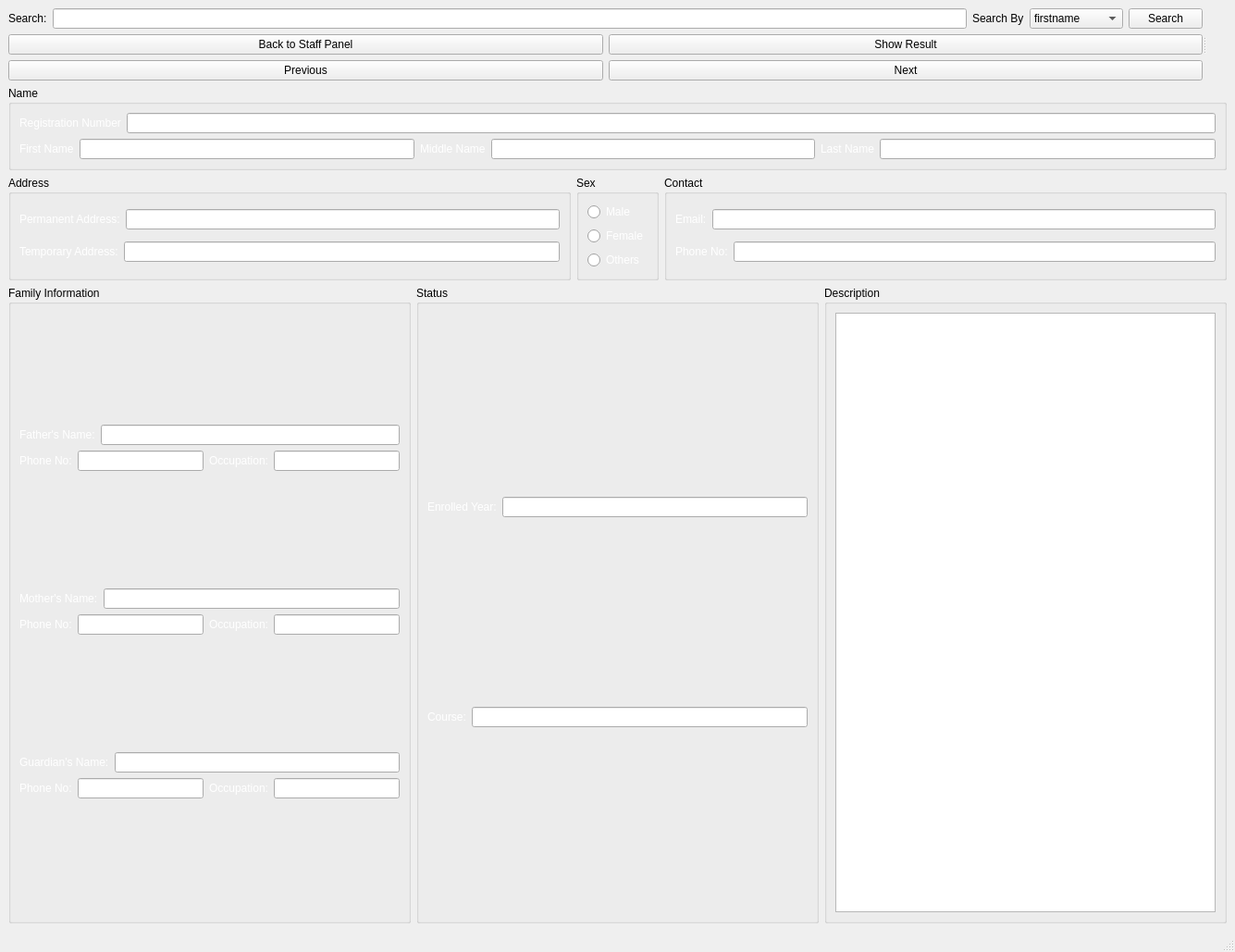
<?xml version="1.0" encoding="UTF-8"?>
<ui version="4.0">
 <class>viewstdrecord</class>
 <widget class="QMainWindow" name="viewstdrecord">
  <property name="geometry">
   <rect>
    <x>0</x>
    <y>0</y>
    <width>1335</width>
    <height>1029</height>
   </rect>
  </property>
  <property name="windowTitle">
   <string>View Student Record</string>
  </property>
  <property name="windowIcon">
   <iconset resource="resources.qrc">
    <normaloff>:/new/images/icons/logoicon.ico</normaloff>:/new/images/icons/logoicon.ico</iconset>
  </property>
  <property name="styleSheet">
   <string notr="true">#centralwidget {
background-image: url(:/new/images/Images/a72082c00f056ac229e10ffcbdac9059.jpg);
}</string>
  </property>
  <widget class="QWidget" name="centralwidget">
   <layout class="QVBoxLayout" name="verticalLayout_15">
    <item>
     <widget class="QSplitter" name="splitter">
      <property name="orientation">
       <enum>Qt::Horizontal</enum>
      </property>
      <widget class="QWidget" name="">
       <layout class="QVBoxLayout" name="verticalLayout_13">
        <item>
         <layout class="QHBoxLayout" name="horizontalLayout">
          <item>
           <widget class="QLabel" name="label_18">
            <property name="toolTip">
             <string>&lt;html&gt;&lt;head/&gt;&lt;body&gt;&lt;p&gt;Search for Student&lt;/p&gt;&lt;/body&gt;&lt;/html&gt;</string>
            </property>
            <property name="styleSheet">
             <string notr="true">font: 75 12pt &quot;MS Shell Dlg 2&quot;;</string>
            </property>
            <property name="text">
             <string>Search:</string>
            </property>
           </widget>
          </item>
          <item>
           <widget class="QLineEdit" name="searchBox">
            <property name="styleSheet">
             <string notr="true">font: 10pt &quot;MS Shell Dlg 2&quot;;</string>
            </property>
           </widget>
          </item>
          <item>
           <widget class="QLabel" name="label_19">
            <property name="toolTip">
             <string>&lt;html&gt;&lt;head/&gt;&lt;body&gt;&lt;p&gt;Sort List&lt;/p&gt;&lt;/body&gt;&lt;/html&gt;</string>
            </property>
            <property name="styleSheet">
             <string notr="true">font: 75 12pt &quot;MS Shell Dlg 2&quot;;</string>
            </property>
            <property name="text">
             <string>Search By</string>
            </property>
           </widget>
          </item>
          <item>
           <widget class="QComboBox" name="sortBy">
            <property name="styleSheet">
             <string notr="true">font: 10pt &quot;MS Shell Dlg 2&quot;;</string>
            </property>
            <item>
             <property name="text">
              <string>firstname</string>
             </property>
            </item>
            <item>
             <property name="text">
              <string>course</string>
             </property>
            </item>
            <item>
             <property name="text">
              <string>enrolledYear</string>
             </property>
            </item>
            <item>
             <property name="text">
              <string>lastname</string>
             </property>
            </item>
            <item>
             <property name="text">
              <string>GPA</string>
             </property>
            </item>
            <item>
             <property name="text">
              <string>email</string>
             </property>
            </item>
           </widget>
          </item>
          <item>
           <widget class="QPushButton" name="Search">
            <property name="text">
             <string>Search</string>
            </property>
           </widget>
          </item>
         </layout>
        </item>
        <item>
         <layout class="QVBoxLayout" name="verticalLayout_12">
          <item>
           <layout class="QHBoxLayout" name="horizontalLayout_20">
            <item>
             <widget class="QPushButton" name="Back">
              <property name="text">
               <string>Back to Staff Panel</string>
              </property>
             </widget>
            </item>
            <item>
             <widget class="QPushButton" name="showresult">
              <property name="text">
               <string>Show Result</string>
              </property>
             </widget>
            </item>
           </layout>
          </item>
          <item>
           <layout class="QHBoxLayout" name="horizontalLayout_21">
            <item>
             <widget class="QPushButton" name="Previous">
              <property name="text">
               <string>Previous</string>
              </property>
             </widget>
            </item>
            <item>
             <widget class="QPushButton" name="Next">
              <property name="text">
               <string>Next</string>
              </property>
             </widget>
            </item>
           </layout>
          </item>
         </layout>
        </item>
       </layout>
      </widget>
      <widget class="QLabel" name="Student_photo">
       <property name="styleSheet">
        <string notr="true"/>
       </property>
       <property name="text">
        <string/>
       </property>
      </widget>
     </widget>
    </item>
    <item>
     <layout class="QVBoxLayout" name="verticalLayout_14">
      <item>
       <widget class="QGroupBox" name="groupBox">
        <property name="styleSheet">
         <string notr="true">font: 16pt &quot;MS UI Gothic&quot;;</string>
        </property>
        <property name="title">
         <string>Name</string>
        </property>
        <layout class="QVBoxLayout" name="verticalLayout_2">
         <item>
          <layout class="QVBoxLayout" name="verticalLayout">
           <item>
            <layout class="QHBoxLayout" name="horizontalLayout_6">
             <item>
              <widget class="QLabel" name="label">
               <property name="styleSheet">
                <string notr="true">font: 12pt &quot;MS Shell Dlg 2&quot;;
color:white;</string>
               </property>
               <property name="text">
                <string>Registration Number</string>
               </property>
              </widget>
             </item>
             <item>
              <widget class="QLineEdit" name="registration"/>
             </item>
            </layout>
           </item>
           <item>
            <layout class="QHBoxLayout" name="horizontalLayout_5">
             <item>
              <layout class="QHBoxLayout" name="horizontalLayout_2">
               <item>
                <widget class="QLabel" name="label_2">
                 <property name="styleSheet">
                  <string notr="true">font: 12pt &quot;MS Shell Dlg 2&quot;;
color:white;</string>
                 </property>
                 <property name="text">
                  <string>First Name</string>
                 </property>
                </widget>
               </item>
               <item>
                <widget class="QLineEdit" name="student_frstname">
                 <property name="styleSheet">
                  <string notr="true">font: 10pt &quot;MS Shell Dlg 2&quot;;</string>
                 </property>
                </widget>
               </item>
              </layout>
             </item>
             <item>
              <layout class="QHBoxLayout" name="horizontalLayout_3">
               <item>
                <widget class="QLabel" name="label_3">
                 <property name="styleSheet">
                  <string notr="true">font: 12pt &quot;MS Shell Dlg 2&quot;;
color:white;</string>
                 </property>
                 <property name="text">
                  <string>Middle Name</string>
                 </property>
                </widget>
               </item>
               <item>
                <widget class="QLineEdit" name="Student_lastname">
                 <property name="styleSheet">
                  <string notr="true">font: 10pt &quot;MS Shell Dlg 2&quot;;</string>
                 </property>
                </widget>
               </item>
              </layout>
             </item>
             <item>
              <layout class="QHBoxLayout" name="horizontalLayout_4">
               <item>
                <widget class="QLabel" name="label_4">
                 <property name="styleSheet">
                  <string notr="true">font: 12pt &quot;MS Shell Dlg 2&quot;;
color:white;</string>
                 </property>
                 <property name="text">
                  <string>Last Name</string>
                 </property>
                </widget>
               </item>
               <item>
                <widget class="QLineEdit" name="Student_midname">
                 <property name="styleSheet">
                  <string notr="true">font: 10pt &quot;MS Shell Dlg 2&quot;;</string>
                 </property>
                </widget>
               </item>
              </layout>
             </item>
            </layout>
           </item>
          </layout>
         </item>
        </layout>
       </widget>
      </item>
      <item>
       <layout class="QHBoxLayout" name="horizontalLayout_22">
        <item>
         <widget class="QGroupBox" name="groupBox_2">
          <property name="styleSheet">
           <string notr="true">font: 16pt &quot;MS UI Gothic&quot;;</string>
          </property>
          <property name="title">
           <string>Address</string>
          </property>
          <layout class="QVBoxLayout" name="verticalLayout_5">
           <item>
            <layout class="QHBoxLayout" name="horizontalLayout_9">
             <item>
              <widget class="QLabel" name="label_5">
               <property name="styleSheet">
                <string notr="true">font: 12pt &quot;MS Shell Dlg 2&quot;;
color:white;</string>
               </property>
               <property name="text">
                <string>Permanent Address:</string>
               </property>
              </widget>
             </item>
             <item>
              <widget class="QLineEdit" name="Student_permanentAdd">
               <property name="styleSheet">
                <string notr="true">font: 10pt &quot;MS Shell Dlg 2&quot;;</string>
               </property>
              </widget>
             </item>
            </layout>
           </item>
           <item>
            <layout class="QHBoxLayout" name="horizontalLayout_10">
             <item>
              <widget class="QLabel" name="label_6">
               <property name="styleSheet">
                <string notr="true">font: 12pt &quot;MS Shell Dlg 2&quot;;
color:white;</string>
               </property>
               <property name="text">
                <string>Temporary Address:</string>
               </property>
              </widget>
             </item>
             <item>
              <widget class="QLineEdit" name="Student_TemporaryAdd">
               <property name="styleSheet">
                <string notr="true">font: 10pt &quot;MS Shell Dlg 2&quot;;</string>
               </property>
              </widget>
             </item>
            </layout>
           </item>
          </layout>
         </widget>
        </item>
        <item>
         <widget class="QGroupBox" name="groupBox_3">
          <property name="styleSheet">
           <string notr="true">font: 16pt &quot;MS UI Gothic&quot;;</string>
          </property>
          <property name="title">
           <string>Sex</string>
          </property>
          <layout class="QVBoxLayout" name="verticalLayout_4">
           <item>
            <widget class="QRadioButton" name="Stu_male">
             <property name="styleSheet">
              <string notr="true">font: 12pt &quot;MS Shell Dlg 2&quot;;
color:white;</string>
             </property>
             <property name="text">
              <string>Male</string>
             </property>
            </widget>
           </item>
           <item>
            <widget class="QRadioButton" name="Stu_female">
             <property name="styleSheet">
              <string notr="true">font: 12pt &quot;MS Shell Dlg 2&quot;;
color:white;</string>
             </property>
             <property name="text">
              <string>Female</string>
             </property>
            </widget>
           </item>
           <item>
            <widget class="QRadioButton" name="Stu_others">
             <property name="styleSheet">
              <string notr="true">font: 12pt &quot;MS Shell Dlg 2&quot;;
color:white;</string>
             </property>
             <property name="text">
              <string>Others</string>
             </property>
            </widget>
           </item>
          </layout>
         </widget>
        </item>
        <item>
         <widget class="QGroupBox" name="groupBox_4">
          <property name="styleSheet">
           <string notr="true">font: 16pt &quot;MS UI Gothic&quot;;</string>
          </property>
          <property name="title">
           <string>Contact</string>
          </property>
          <layout class="QVBoxLayout" name="verticalLayout_3">
           <item>
            <layout class="QHBoxLayout" name="horizontalLayout_7">
             <item>
              <widget class="QLabel" name="label_7">
               <property name="styleSheet">
                <string notr="true">font: 12pt &quot;MS Shell Dlg 2&quot;;
color:white;</string>
               </property>
               <property name="text">
                <string>Email:</string>
               </property>
              </widget>
             </item>
             <item>
              <widget class="QLineEdit" name="Student_email">
               <property name="styleSheet">
                <string notr="true">font: 10pt &quot;MS Shell Dlg 2&quot;;</string>
               </property>
              </widget>
             </item>
            </layout>
           </item>
           <item>
            <layout class="QHBoxLayout" name="horizontalLayout_8">
             <item>
              <widget class="QLabel" name="label_8">
               <property name="styleSheet">
                <string notr="true">font: 12pt &quot;MS Shell Dlg 2&quot;;
color:white;</string>
               </property>
               <property name="text">
                <string>Phone No:</string>
               </property>
              </widget>
             </item>
             <item>
              <widget class="QLineEdit" name="Student_phone">
               <property name="styleSheet">
                <string notr="true">font: 10pt &quot;MS Shell Dlg 2&quot;;</string>
               </property>
              </widget>
             </item>
            </layout>
           </item>
          </layout>
         </widget>
        </item>
       </layout>
      </item>
      <item>
       <layout class="QHBoxLayout" name="horizontalLayout_19">
        <item>
         <widget class="QGroupBox" name="groupBox_5">
          <property name="styleSheet">
           <string notr="true">font: 16pt &quot;MS UI Gothic&quot;;</string>
          </property>
          <property name="title">
           <string>Family Information</string>
          </property>
          <layout class="QVBoxLayout" name="verticalLayout_9">
           <item>
            <layout class="QVBoxLayout" name="verticalLayout_6">
             <item>
              <layout class="QHBoxLayout" name="horizontalLayout_11">
               <item>
                <widget class="QLabel" name="label_9">
                 <property name="styleSheet">
                  <string notr="true">font: 12pt &quot;MS Shell Dlg 2&quot;;
color:white;</string>
                 </property>
                 <property name="text">
                  <string>Father's Name:</string>
                 </property>
                </widget>
               </item>
               <item>
                <widget class="QLineEdit" name="Student_fathername">
                 <property name="styleSheet">
                  <string notr="true">font: 10pt &quot;MS Shell Dlg 2&quot;;</string>
                 </property>
                </widget>
               </item>
              </layout>
             </item>
             <item>
              <layout class="QHBoxLayout" name="horizontalLayout_12">
               <item>
                <widget class="QLabel" name="label_10">
                 <property name="styleSheet">
                  <string notr="true">font: 12pt &quot;MS Shell Dlg 2&quot;;
color:white;</string>
                 </property>
                 <property name="text">
                  <string>Phone No:</string>
                 </property>
                </widget>
               </item>
               <item>
                <widget class="QLineEdit" name="Student_fatherphone">
                 <property name="styleSheet">
                  <string notr="true">font: 10pt &quot;MS Shell Dlg 2&quot;;</string>
                 </property>
                </widget>
               </item>
               <item>
                <widget class="QLabel" name="label_11">
                 <property name="styleSheet">
                  <string notr="true">font: 12pt &quot;MS Shell Dlg 2&quot;;
color:white;</string>
                 </property>
                 <property name="text">
                  <string>Occupation:</string>
                 </property>
                </widget>
               </item>
               <item>
                <widget class="QLineEdit" name="Student_FatherOccupation">
                 <property name="styleSheet">
                  <string notr="true">font: 10pt &quot;MS Shell Dlg 2&quot;;</string>
                 </property>
                </widget>
               </item>
              </layout>
             </item>
            </layout>
           </item>
           <item>
            <layout class="QVBoxLayout" name="verticalLayout_7">
             <item>
              <layout class="QHBoxLayout" name="horizontalLayout_13">
               <item>
                <widget class="QLabel" name="label_12">
                 <property name="styleSheet">
                  <string notr="true">font: 12pt &quot;MS Shell Dlg 2&quot;;
color:white;</string>
                 </property>
                 <property name="text">
                  <string>Mother's Name:</string>
                 </property>
                </widget>
               </item>
               <item>
                <widget class="QLineEdit" name="Student_Mothername">
                 <property name="styleSheet">
                  <string notr="true">font: 10pt &quot;MS Shell Dlg 2&quot;;</string>
                 </property>
                </widget>
               </item>
              </layout>
             </item>
             <item>
              <layout class="QHBoxLayout" name="horizontalLayout_14">
               <item>
                <widget class="QLabel" name="label_13">
                 <property name="styleSheet">
                  <string notr="true">font: 12pt &quot;MS Shell Dlg 2&quot;;
color:white;</string>
                 </property>
                 <property name="text">
                  <string>Phone No:</string>
                 </property>
                </widget>
               </item>
               <item>
                <widget class="QLineEdit" name="Student_MotherPhone">
                 <property name="styleSheet">
                  <string notr="true">font: 10pt &quot;MS Shell Dlg 2&quot;;</string>
                 </property>
                </widget>
               </item>
               <item>
                <widget class="QLabel" name="label_14">
                 <property name="styleSheet">
                  <string notr="true">font: 12pt &quot;MS Shell Dlg 2&quot;;
color:white;</string>
                 </property>
                 <property name="text">
                  <string>Occupation:</string>
                 </property>
                </widget>
               </item>
               <item>
                <widget class="QLineEdit" name="Student_motheroccupation">
                 <property name="styleSheet">
                  <string notr="true">font: 10pt &quot;MS Shell Dlg 2&quot;;</string>
                 </property>
                </widget>
               </item>
              </layout>
             </item>
            </layout>
           </item>
           <item>
            <layout class="QVBoxLayout" name="verticalLayout_8">
             <item>
              <layout class="QHBoxLayout" name="horizontalLayout_15">
               <item>
                <widget class="QLabel" name="label_15">
                 <property name="styleSheet">
                  <string notr="true">font: 12pt &quot;MS Shell Dlg 2&quot;;
color:white;</string>
                 </property>
                 <property name="text">
                  <string>Guardian's Name:</string>
                 </property>
                </widget>
               </item>
               <item>
                <widget class="QLineEdit" name="Student_GuardianName">
                 <property name="styleSheet">
                  <string notr="true">font: 10pt &quot;MS Shell Dlg 2&quot;;</string>
                 </property>
                </widget>
               </item>
              </layout>
             </item>
             <item>
              <layout class="QHBoxLayout" name="horizontalLayout_16">
               <item>
                <widget class="QLabel" name="label_16">
                 <property name="styleSheet">
                  <string notr="true">font: 12pt &quot;MS Shell Dlg 2&quot;;
color:white;</string>
                 </property>
                 <property name="text">
                  <string>Phone No:</string>
                 </property>
                </widget>
               </item>
               <item>
                <widget class="QLineEdit" name="Student_guardianphone">
                 <property name="styleSheet">
                  <string notr="true">font: 10pt &quot;MS Shell Dlg 2&quot;;</string>
                 </property>
                </widget>
               </item>
               <item>
                <widget class="QLabel" name="label_17">
                 <property name="styleSheet">
                  <string notr="true">font: 12pt &quot;MS Shell Dlg 2&quot;;
color:white;</string>
                 </property>
                 <property name="text">
                  <string>Occupation:</string>
                 </property>
                </widget>
               </item>
               <item>
                <widget class="QLineEdit" name="Student_guardianoccupation">
                 <property name="styleSheet">
                  <string notr="true">font: 10pt &quot;MS Shell Dlg 2&quot;;</string>
                 </property>
                </widget>
               </item>
              </layout>
             </item>
            </layout>
           </item>
          </layout>
         </widget>
        </item>
        <item>
         <widget class="QGroupBox" name="groupBox_6">
          <property name="styleSheet">
           <string notr="true">font: 16pt &quot;MS UI Gothic&quot;;</string>
          </property>
          <property name="title">
           <string>Status</string>
          </property>
          <layout class="QVBoxLayout" name="verticalLayout_10">
           <item>
            <layout class="QHBoxLayout" name="horizontalLayout_17">
             <item>
              <widget class="QLabel" name="label_27">
               <property name="styleSheet">
                <string notr="true">font: 12pt &quot;MS Shell Dlg 2&quot;;
color:white;</string>
               </property>
               <property name="text">
                <string>Enrolled Year:</string>
               </property>
              </widget>
             </item>
             <item>
              <widget class="QLineEdit" name="Student_enrolledeyear">
               <property name="styleSheet">
                <string notr="true">font: 10pt &quot;MS Shell Dlg 2&quot;;</string>
               </property>
              </widget>
             </item>
            </layout>
           </item>
           <item>
            <layout class="QHBoxLayout" name="horizontalLayout_18">
             <item>
              <widget class="QLabel" name="label_28">
               <property name="styleSheet">
                <string notr="true">font: 12pt &quot;MS Shell Dlg 2&quot;;
color:white;</string>
               </property>
               <property name="text">
                <string>Course:</string>
               </property>
              </widget>
             </item>
             <item>
              <widget class="QLineEdit" name="Student_Course">
               <property name="styleSheet">
                <string notr="true">font: 10pt &quot;MS Shell Dlg 2&quot;;</string>
               </property>
              </widget>
             </item>
            </layout>
           </item>
          </layout>
         </widget>
        </item>
        <item>
         <widget class="QGroupBox" name="groupBox_7">
          <property name="styleSheet">
           <string notr="true">font: 16pt &quot;MS UI Gothic&quot;;</string>
          </property>
          <property name="title">
           <string>Description</string>
          </property>
          <layout class="QVBoxLayout" name="verticalLayout_11">
           <item>
            <widget class="QTextEdit" name="Student_Description">
             <property name="styleSheet">
              <string notr="true">font: 12pt &quot;MS Shell Dlg 2&quot;;
</string>
             </property>
            </widget>
           </item>
          </layout>
         </widget>
        </item>
       </layout>
      </item>
     </layout>
    </item>
   </layout>
  </widget>
  <widget class="QStatusBar" name="statusbar"/>
 </widget>
 <tabstops>
  <tabstop>sortBy</tabstop>
  <tabstop>Next</tabstop>
  <tabstop>Search</tabstop>
  <tabstop>Previous</tabstop>
  <tabstop>searchBox</tabstop>
  <tabstop>Back</tabstop>
  <tabstop>registration</tabstop>
  <tabstop>Student_permanentAdd</tabstop>
  <tabstop>Student_TemporaryAdd</tabstop>
  <tabstop>Stu_male</tabstop>
  <tabstop>Stu_female</tabstop>
  <tabstop>Stu_others</tabstop>
  <tabstop>Student_email</tabstop>
  <tabstop>Student_phone</tabstop>
  <tabstop>Student_fathername</tabstop>
  <tabstop>Student_fatherphone</tabstop>
  <tabstop>Student_FatherOccupation</tabstop>
  <tabstop>Student_Mothername</tabstop>
  <tabstop>Student_MotherPhone</tabstop>
  <tabstop>Student_motheroccupation</tabstop>
  <tabstop>Student_GuardianName</tabstop>
  <tabstop>Student_guardianphone</tabstop>
  <tabstop>Student_guardianoccupation</tabstop>
  <tabstop>Student_enrolledeyear</tabstop>
  <tabstop>Student_Course</tabstop>
  <tabstop>Student_Description</tabstop>
 </tabstops>
 <resources>
  <include location="resources.qrc"/>
 </resources>
 <connections/>
</ui>
